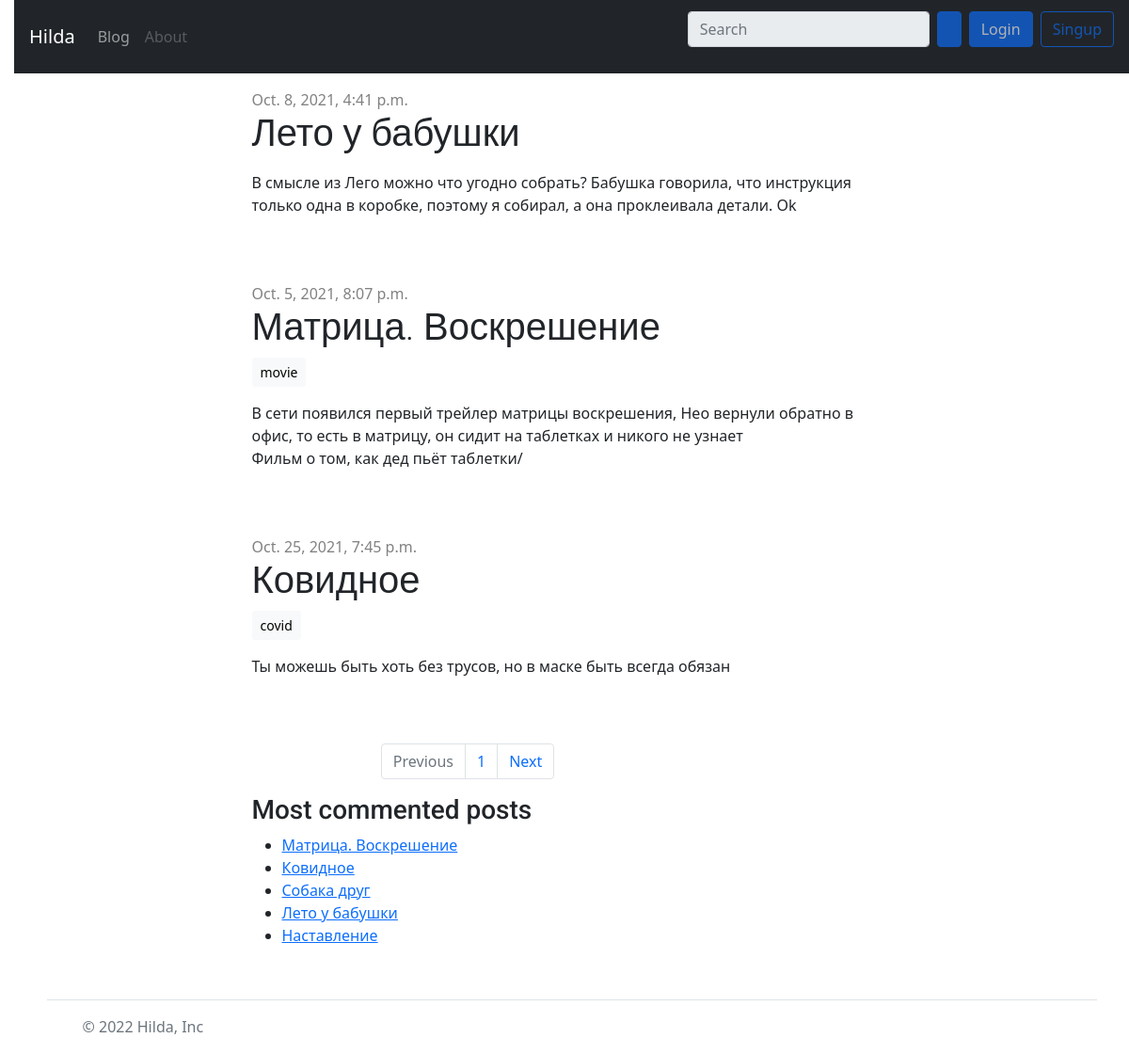
The page / on the database its author committed.
### blog/models.py (models this page shows, shortened)
class Post(models.Model):
    author = models.ForeignKey(settings.AUTH_USER_MODEL, on_delete=models.CASCADE)
    slug = models.SlugField(max_length=250, unique_for_date='published_date')
    title = models.CharField(max_length=200)
    text = models.TextField()
    created_date = models.DateTimeField(default=timezone.now)
    published_date = models.DateTimeField(blank=True, null=True)
    tags = TaggableManager()
    def get_absolute_url(self):
        return reverse('blog:post_detail',
                        args=[self.slug])

### blog/views.py (the view)
# urls.py: path('', views.post_list, name='post_list'),
def post_list(request, tag_slug=None):
    object_list = Post.objects.filter(published_date__lte=timezone.now()).order_by('created_date')
    tag = None
    if tag_slug:
        tag = get_object_or_404(Tag, slug=tag_slug)
        object_list = object_list.filter(tags__in=[tag])
    paginator = Paginator(object_list, 3)  # 3 posts in each page
    page = request.GET.get('page')
    try:
        posts = paginator.page(page)
    except PageNotAnInteger:
        posts = paginator.page(1)
    except EmptyPage:
        posts = paginator.page(paginator.num_pages)
    return render(request,
                  'blog/post_list.html',
                  {'page': page,
                   'posts': posts,
                   'tag': tag})

### blog/templatetags/blog_tags.py (called while the page is built)
@register.simple_tag
def total_posts():
    return Post.objects.filter(published_date__lte=timezone.now()).count()

@register.inclusion_tag('blog/latest_posts.html')
def show_latest_posts(count=5):
    latest_posts = Post.objects.filter(published_date__lte=timezone.now())[:count]
    return {'latest_posts': latest_posts}

@register.simple_tag
def get_most_commented_posts(count=5):
    return Post.objects.annotate(total_comments=Count('comments'))[:count]

### blog/templates/blog/post_list.html (shortened to what this page needs)
{% extends 'blog/base.html' %}
{% load blog_tags %}
{% block content %}
<div class="p-3">
    {% for post in posts %}
        <div class="post">
            <div class="date">
                {{ post.published_date }}
            </div>
            <h2 class="h2 text-dark display-6">
                <a class="text-decoration-none text-reset" href="{{ post.get_absolute_url }}">
                    {{ post.title }}
                </a>
            </h2>
            <p class="tags">
                {% for tag in post.tags.all %}
                    <a class="btn btn-light btn-sm" href="{% url 'blog:post_list_by_tag' tag.slug %}" role="button">{{ tag.name }}</a>
                {% endfor %}
            </p>
            <p>{{ post.text|linebreaksbr }}</p>
        </div>
    {% endfor %}
    <div class="container px-4">
        <div class="row gx-5 justify-content-md-center">
            <div class="col-8">
                    {% include "blog/pagination.html" with page=posts %}
            </div>
        </div>
    </div>
<h3>Most commented posts</h3>
{% get_most_commented_posts as most_commented_posts %}
<ul>
    {% for post in most_commented_posts %}
        <li>
            <a href="{{ post.get_absolute_url }}">{{ post.title }}</a>
        </li>
    {% endfor %}
</ul>
</div>
{% endblock %}

### blog/templates/blog/base.html (shortened to what this page needs)
{% load blog_tags %}
{% load static %}
{% load bootstrap_icons %}
<html>
    <head>
    <link href="https://cdn.jsdelivr.net/npm/bootstrap@5.1.3/dist/css/bootstrap.min.css" rel="stylesheet">
    <link rel="stylesheet" href="{% static 'css/blog.css' %}">
    </head>
    <body>
<header class="p-1 bg-dark text-white">
<nav class="navbar navbar-expand-lg navbar-dark bg-dark">
    <div class="container-fluid">
      <a class="navbar-brand" href="/">Hilda</a>
      <div class="collapse navbar-collapse" id="navbarSupportedContent">
        <ul class="navbar-nav me-auto mb-2 mb-lg-0">
          <li class="nav-item">
            <a class="nav-link" href="{% url 'blog:post_list' %}">Blog</a>
          </li>
          <li class="nav-item">
            <a class="nav-link disabled">About</a>
          </li>
        </ul>
        <form class="d-flex">
          <input class="form-control me-2" type="search" placeholder="Search" aria-label="Search" disabled>
          <button class="btn btn-primary me-2" type="submit" disabled>{% bs_icon 'search' %}</button>
          <button class="btn btn-primary me-2" type="submit" disabled>Login</button>
          <button class="btn btn-outline-primary" type="submit" disabled>Singup</button>
        </form>
      </div>
    </div>
  </nav>
</header>
    <div class="container px-4">
        <div class="row gx-5 justify-content-md-center">
            <div class="col-8">
            {% block content %}{% endblock %}
            </div>
        </div>
    </div>
    <div class="container">
        <footer class="d-flex flex-wrap justify-content-between align-items-center py-3 my-4 border-top">
          <div class="col-md-4 d-flex align-items-center">
            <a href="/" class="mb-3 me-2 mb-md-0 text-muted text-decoration-none lh-1">
              <svg class="bi" width="30" height="24"><use xlink:href="#bootstrap"></use></svg>
            </a>
            <span class="text-muted">© {% now "Y" %} Hilda, Inc</span>
          </div>
          <ul class="nav col-md-4 justify-content-end list-unstyled d-flex">
            <li class="ms-3"><a class="text-muted" href="https://twitter.com/DadSiberian"><svg class="bi" width="24" height="24">{% bs_icon 'twitter' %}</svg></a></li>
            <li class="ms-3"><a class="text-muted" href="https://t.me/dad_siberian"><svg class="bi" width="24" height="24">{% bs_icon 'telegram' %}</svg></a></li>
            <li class="ms-3"><a class="text-muted" href="#"><svg class="bi" width="24" height="24">{% bs_icon 'instagram' %}</svg></a></li>
          </ul>
        </footer>
      </div>
</body>
</html>

### blog/templates/blog/pagination.html
<nav aria-label="Page navigation example">
  <ul class="pagination">
        {% if page.has_previous %}
    <li class="page-item"><a class="page-link" href="?page={{ page.previous_page_number }}">Previous</a></li>
    {% else %}
        <li class="page-item disabled"><a class="page-link">Previous</a></li>
        {% endif %}
    <li class="page-item"><a class="page-link" href="#">{{ page.number }}</a></li>
        {% if page.has_next %}
    <li class="page-item"><a class="page-link" href="?page={{ page.next_page_number }}">Next</a></li>
    {% else %}
        <li class="page-item disabled"><a class="page-link">Next</a></li>
        {% endif %}
  </ul>
</nav>

### blog/static/css/blog.css (style rules this page uses)
h2 { color: rgb(255, 255, 255); font-family: 'Roboto', sans-serif; }
body { padding-left: 15px; }
h1, h2, h3, h4 { font-family: 'Roboto', sans-serif; }
.date { color: #828282; }
.post { margin-bottom: 70px; }
html, body { height: 100%; }

### rows shown on the page
Post: published_date "Oct. 8, 2021, 4:41 p.m.", title "Лето у бабушки", text "В смысле из Лего можно что угодно собрать? Бабушка говорила, что инструкция только одна в коробке, поэтому я собирал, а она проклеивала детали. Ok"
Post: published_date "Oct. 5, 2021, 8:07 p.m.", title "Матрица. Воскрешение", text "В сети появился первый трейлер матрицы воскрешения, Нео вернули обратно в офис, то есть в матрицу, он сидит на таблетках и никого не узнает Фильм о том, как дед пьёт таблетки/"
Tag: name "movie"
Post: published_date "Oct. 25, 2021, 7:45 p.m.", title "Ковидное", text "Ты можешь быть хоть без трусов, но в маске быть всегда обязан"
Tag: name "covid"
Post: title "Собака друг"
Post: title "Наставление"

### other values the page prints
{{ page.number }} "1"
